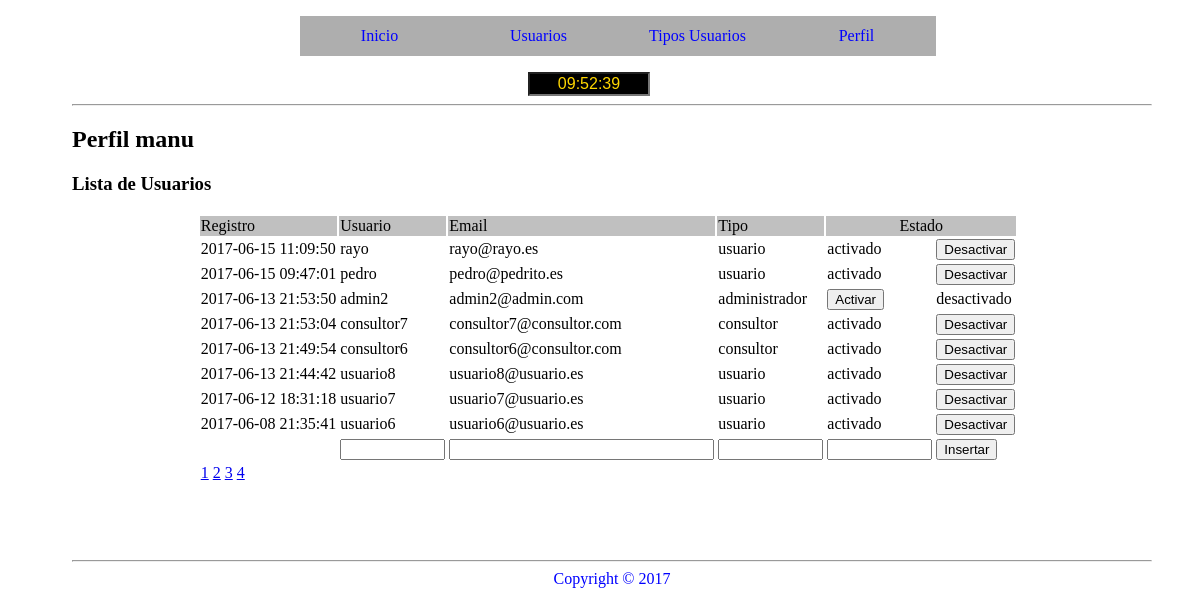
Page /controller/c_perfil.php?menu=8 (signed in) on the committed database.
### tables this page shows
CREATE TABLE `usuarios` (
  `idUsuario` int(11) NOT NULL,
  `username` varchar(20) NOT NULL,
  `password` varchar(255) NOT NULL,
  `email` varchar(255) NOT NULL,
  `name` varchar(100) NOT NULL,
  `surname` varchar(100) NOT NULL,
  `dni` varchar(10) NOT NULL,
  `birthday` date NOT NULL,
  `address` varchar(100) NOT NULL,
  `postal` varchar(5) NOT NULL,
  `town` varchar(100) NOT NULL,
  `province` varchar(100) NOT NULL,
  `mobile` varchar(9) NOT NULL,
  `telephone` varchar(9) DEFAULT NULL,
  `tipoUsuario` varchar(15) NOT NULL DEFAULT 'usuario',
  `estado` varchar(15) NOT NULL DEFAULT 'activado',
  `registro` datetime DEFAULT CURRENT_TIMESTAMP,
  `photo` varchar(100) DEFAULT NULL
);

### controller/c_mostrarUsuarios.php (called while the page is built, shortened)
<?php
	require_once("../model/m_mostrarUsuarios.php");
	require_once("../view/v_mostrarUsuario.php");
 ?>

### model/Usuarios.php (called while the page is built, shortened)
<?php
	require_once('Conectar.php');
	class Usuarios {
		private $conectado;
		private $empezar_desde;
		private $tamano_paginas;
		public function __construct($idUsuario=null){
			$this->conectarse= new Conectar();
			$this->conectado=$this->conectarse->conexion();
		}
		public function getUsuarios() {
			$this->paginar();
			$sql="SELECT * FROM usuarios ORDER BY registro desc LIMIT $this->empezar_desde, $this->tamano_paginas";
			$resultado=$this->conectado->query($sql);
			while ($filas=$resultado->fetch_assoc()) {
				$this->usuarios[]=$filas;
			}
			return $this->usuarios;
		}
	    public function paginar() {
	    	$this->tamano_paginas=8;
      		if (isset($_GET["pagina"])) {
        		if ($_GET["pagina"]==1) {
          			header("location:index.php");
        		} else {
          			$pagina=$_GET["pagina"];
        		}
      		} else {
        		$pagina=1;
      		}
      		$this->empezar_desde=($pagina-1)*$this->tamano_paginas;
      		$sql_total="SELECT * FROM usuarios";
      		$resultado=$this->conectado->query($sql_total);
	    	$num_filas=$resultado->num_rows;
	     	$total_paginas=ceil($num_filas/$this->tamano_paginas);
	    }
	}
 ?>

### model/Conectar.php (called while the page is built, shortened)
<?php
	class Conectar {
		 private $serverlocal;
		 public $login;
  		 public $contrasena;
  		 private $database;
         private $charset;
    	 private $conexion;
		public function __construct() {
			$this->serverlocal=SERVERLOCAL;
			$this->login=LOGIN;
			$this->contrasena=CONTRASENA;
			$this->database=DATABASE;
			$this->charset=CHARSET;
			$this->conexion="";
		}
		public function conexion(){
			try {
				$this->conexion = new mysqli($this->serverlocal, $this->login, $this->contrasena, $this->database);
				$this->conexion->query("SET NAMES '" . $this->charset . "'");
			} catch (Exception $e) {
				die("Error " . $e->getMessage());
				echo "Línea del error " . $e->getLine();
			}
			return $this->conexion;
		}
	}
 ?>

### model/m_mostrarUsuarios.php (called while the page is built, shortened)
<?php
	require_once("Usuarios.php");
	class MostrarUsuario {
		private $objetoUsuario;
		public function __construct() {
			$this->objetoUsuario = new Usuarios();
		}
		public function mostrar() {
			$arrayPersonas=$this->objetoUsuario->getUsuarios();
			return $arrayPersonas;
		}
	}
 ?>

### view/v_mostrarUsuario.php (the view, shortened to what this page needs)
<?php
  $objetoMostrar = new MostrarUsuario();
  $arrayMostrar=$objetoMostrar->mostrar();
 ?>
  <h3>Lista de Usuarios </h3>
  <form action="" method="post">
  <table width="60%" border="0" align="center">
    <tr>
      <td class="primera_fila">Registro</td>
      <td class="primera_fila">Usuario</td>
      <td class="primera_fila">Email</td>
      <td class="primera_fila">Tipo</td>
      <td class="primera_fila" colspan="2" align="center">Estado</td>
      <td>&nbsp;</td>
    </tr>
    <?php
        foreach ($arrayMostrar as $persona):
          if ($persona['idUsuario'] != 1) {
    ?>
    <tr>
      <td nowrap><?php echo $persona["registro"];?></td>
      <td><?php echo $persona["username"];?></td>
      <td><?php echo $persona["email"]; ?></td>
      <td><?php echo $persona["tipoUsuario"]; ?></td>
      <?php if ($persona["estado"]=="activado") {  ?>
        <td><?php echo $persona["estado"]; ?></td>
       <?php  } else { ?>
        <td><a href="../controller/c_perfil.php?menu=8&Id_a=<?php echo $persona['idUsuario']; ?>"><input type='button' name='boton_activar' value='Activar'></a></td>
        <?php } ?>
        <?php if ($persona["estado"]=="desactivado") {  ?>
          <td><?php echo $persona["estado"]; ?></td>
       <?php  } else { ?>
        <td><a href="../controller/c_perfil.php?menu=8&Id_d=<?php echo $persona['idUsuario']; ?>"><input type='button' name='boton_desactivar' value='Desactivar'></a></td>
        <?php } ?>
    <?php
        }
        endforeach;
    ?>
      <tr>
      <td>&nbsp;</td>
      <td><input type='text' name='Usu' size='10' class='centrado'></td>
      <td><input type='text' name='Email' size='30' class='centrado'></td>
      <td><input type='text' name='Tipo' size='10' class='centrado'></td>
      <td><input type='text' name='Estado' size='10' class='centrado'></td>
      <td><input type='submit' name='insertar_nuevo' value='Insertar'></td>
    </tr>
    <tr>
      <td>
      <?php
          for ($i=1; $i <=$_ENV; $i++) {
            echo "<a href='?pagina=" . $i . "'>" . $i . "</a>  ";
          }
       ?>
      </td>
    </tr>
  </table>
  </form>

### view/css/perfil.css (style rules this page uses)
body { width: 90%; height: 100%; margin-left: 4%; }
table .primera_fila { font-size:1rem; background-color:#C0C0C0; }

### rows in the picture
usuarios: registro "2017-06-15 11:09:50", username "rayo", email "rayo@rayo.es", tipoUsuario "usuario", estado "activado"
usuarios: registro "2017-06-15 09:47:01", username "pedro", email "pedro@pedrito.es", tipoUsuario "usuario", estado "activado"
usuarios: registro "2017-06-13 21:53:50", username "admin2", email "admin2@admin.com", tipoUsuario "administrador", estado "desactivado"
usuarios: registro "2017-06-13 21:53:04", username "consultor7", email "consultor7@consultor.com", tipoUsuario "consultor", estado "activado"
usuarios: registro "2017-06-13 21:49:54", username "consultor6", email "consultor6@consultor.com", tipoUsuario "consultor", estado "activado"
usuarios: registro "2017-06-13 21:44:42", username "usuario8", email "usuario8@usuario.es", tipoUsuario "usuario", estado "activado"
usuarios: registro "2017-06-12 18:31:18", username "usuario7", email "usuario7@usuario.es", tipoUsuario "usuario", estado "activado"
usuarios: registro "2017-06-08 21:35:41", username "usuario6", email "usuario6@usuario.es", tipoUsuario "usuario", estado "activado"

### other values in the picture
$_SESSION['username'] "manu"
